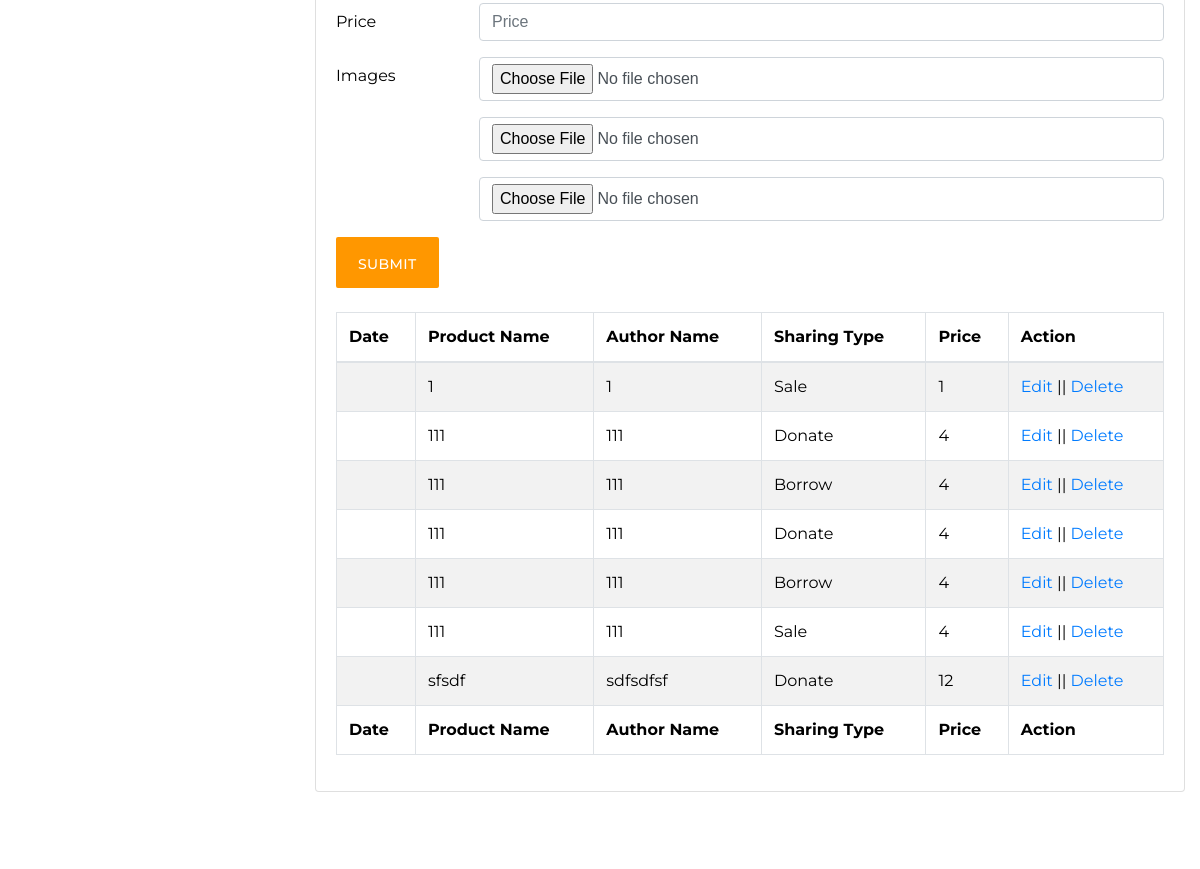
The app's page /productAdd.php (signed in, middle part), older data.
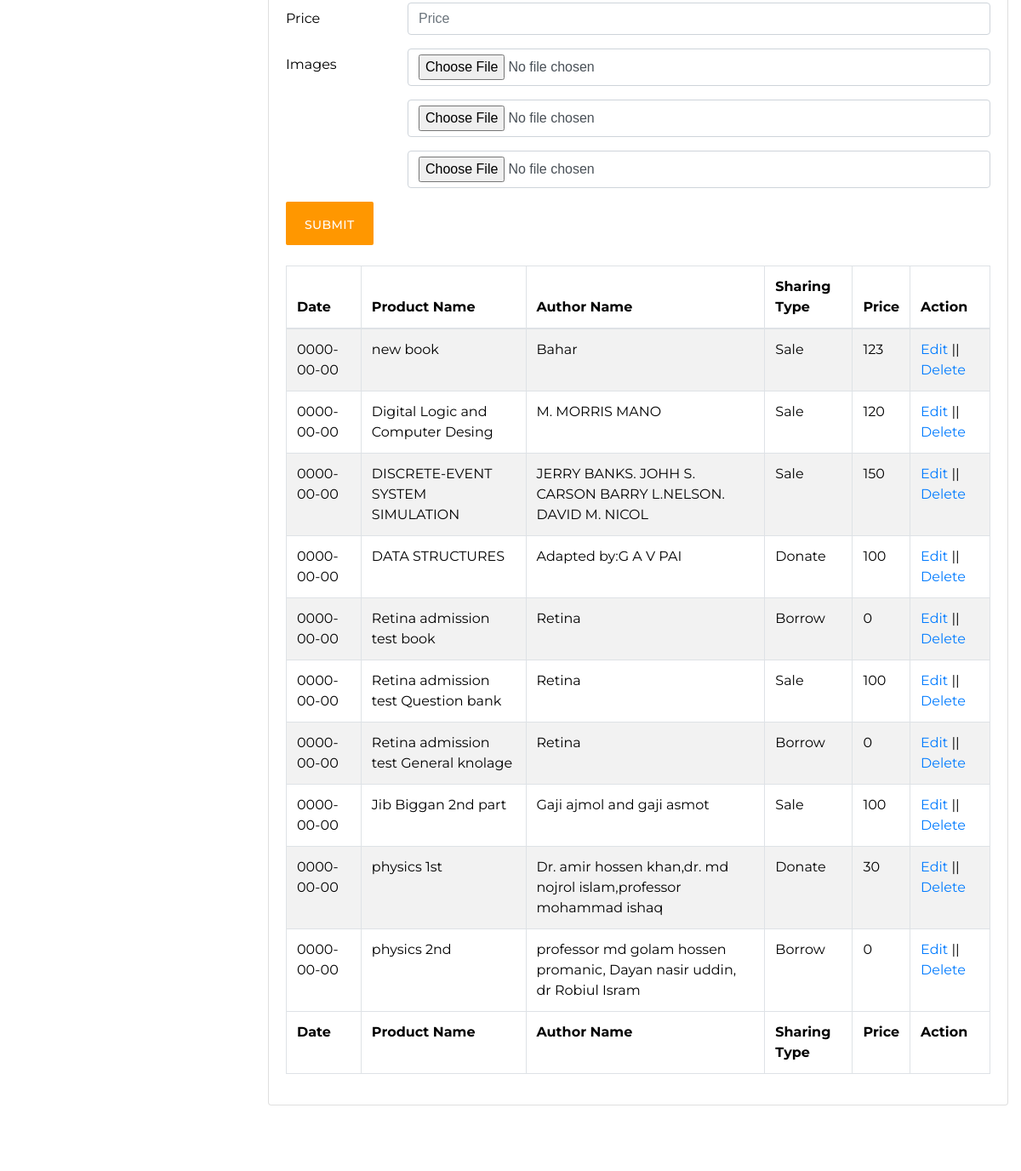
The same page, newer data.
### tables this page shows
CREATE TABLE IF NOT EXISTS `tbproductinfo` (
  `iAutoId` int(11) NOT NULL AUTO_INCREMENT,
  `vCategory` varchar(50) NOT NULL DEFAULT '0',
  `vSharingType` varchar(50) NOT NULL,
  `vProductName` varchar(150) DEFAULT NULL,
  `vAuthorName` varchar(150) DEFAULT NULL,
  `vDescription` varchar(550) DEFAULT NULL,
  `vUploadBy` varchar(150) DEFAULT NULL,
  `vPrice` double DEFAULT NULL,
  `vImage1` varchar(250) DEFAULT NULL,
  `vImage2` varchar(250) DEFAULT NULL,
  `vImage3` varchar(250) DEFAULT NULL,
  `status` varchar(50) DEFAULT 'active',
  `dDate` date NOT NULL,
  PRIMARY KEY (`iAutoId`)
);

### lib/Database.php (called while the page is built, shortened)
<?php
Class Database{
  public $host   = DB_HOST;
  public $pass   = DB_PASS;
  public $user   = DB_USER;
  public $dbname = DB_NAME;
  public $link;
  private function connectDB()
  {
    $this->link = new mysqli($this->host, $this->user, $this->pass, $this->dbname);
    mysqli_query($this->link,"SET CHARACTER SET utf8");
    mysqli_query($this->link,"SET SESSION collation_connection ='utf8_general_ci'");
  }
  public function select($query){
    $result = $this->link->query($query) or die($this->link->error.__LINE__);
    if($result->num_rows > 0){
      return $result;
    }
    else {
      return false;
    }
  }
}

### productAdd.php (the view, shortened to what this page needs)
<?php
	include 'inc/header.php';
?>
<?php
	include 'inc/dashboardSidebar.php';
?>
    <div class="col-xs-9 col-sm-9 col-md-9 col-lg-9">
        <div class="card">
            <div class="card-body">
              <div class="panel-body">
                <form class="form-horizontal" action="" method="POST" role="form" enctype="multipart/form-data">
                    <div class="form-group row">
                        <label class="col-sm-2 col-form-label">Price</label>
                        <div class="col-sm-10">
                            <input type="number" class="form-control" placeholder="Price" name="vPrice" required>
                        </div>
                    </div>
                    <div class="form-group row">
                        <label class="col-sm-2 col-form-label">Images</label>
                        <div class="col-sm-10">
                            <input type="file" class="form-control" name="image1" required>
                        </div>
                    </div>
                    <div class="form-group row">
                        <label class="col-sm-2 col-form-label"></label>
                        <div class="col-sm-10">
                            <input type="file" class="form-control" name="image2" required>
                        </div>
                    </div>
                    <div class="form-group row">
                        <label class="col-sm-2 col-form-label"></label>
                        <div class="col-sm-10">
                            <input type="file" class="form-control" name="image3" required>
                        </div>
                    </div>
                    <button type="submit" class="btn btn-primary">Submit</button>
                </form>
                <br>
                <table id="example" class="table table-striped table-bordered" style="width:100%">
                    <thead>
                        <tr>
                            <th>Date</th>
                            <th>Product Name</th>
                            <th>Author Name</th>
                            <th>Sharing Type</th>
                            <th>Price</th>
                            <th>Action</th>
                        </tr>
                    </thead>
                    <tbody>
                        <?php
                            $userId="%";
                        $query="select iAutoId,dDate,vProductName,vAuthorName,vSharingType,vPrice from tbProductinfo where vUploadBy like '$userId' ";
                        $selectData=$db->select($query);
                        if($selectData)
                        {
                            while($result=$selectData->fetch_assoc())
                            {
                        ?>
                            <tr>
                                <td><?php echo $result['dDate']; ?></td>
                                <td><?php echo $result['vProductName']; ?></td>
                                <td><?php echo $result['vAuthorName']; ?></td>
                                <td><?php echo $result['vSharingType']; ?></td>
                                <td><?php echo $result['vPrice']; ?></td>
                                <td><a href="productEdit.php?id=<?php echo $result['iAutoId'];?>">Edit</a> || <a onclick="return confirm('Are you sure to Delete! ');" href="productDelete.php?deleteid=<?php echo $result['iAutoId'];?>">Delete</a></td>
                            </tr>
                           <?php
                            }
                        }
                    ?>
                    </tbody>
                    <tfoot>
                        <tr>
                            <th>Date</th>
                            <th>Product Name</th>
                            <th>Author Name</th>
                            <th>Sharing Type</th>
                            <th>Price</th>
                            <th>Action</th>
                        </tr>
                    </tfoot>
                </table>
            </div>
        </div>
    </div>
<?php
	include 'inc/dashboardFooter.php';
	include 'inc/footer.php';
?>

Row changes from the older to the newer data that the page shows:
removed tbproductinfo: vProductName "1", vAuthorName "1", vSharingType "Sale", vPrice "1"
removed tbproductinfo: vProductName "111", vAuthorName "111", vSharingType "Donate", vPrice "4"
removed tbproductinfo: vProductName "111", vAuthorName "111", vSharingType "Borrow", vPrice "4"
removed tbproductinfo: vProductName "111", vAuthorName "111", vSharingType "Donate", vPrice "4"
removed tbproductinfo: vProductName "111", vAuthorName "111", vSharingType "Borrow", vPrice "4"
removed tbproductinfo: vProductName "111", vAuthorName "111", vSharingType "Sale", vPrice "4"
removed tbproductinfo: vProductName "sfsdf", vAuthorName "sdfsdfsf", vSharingType "Donate", vPrice "12"
added tbproductinfo: dDate "0000-00-00", vProductName "new book", vAuthorName "Bahar", vSharingType "Sale", vPrice "123"
added tbproductinfo: dDate "0000-00-00", vProductName "Digital Logic and Computer Desing", vAuthorName "M. MORRIS MANO", vSharingType "Sale", vPrice "120"
added tbproductinfo: dDate "0000-00-00", vProductName "DISCRETE-EVENT SYSTEM SIMULATION", vAuthorName "JERRY BANKS. JOHH S. CARSON BARRY L.NELSON. DAVID M. NICOL", vSharingType "Sale", vPrice "150"
added tbproductinfo: dDate "0000-00-00", vProductName "DATA STRUCTURES", vAuthorName "Adapted by:G A V PAI", vSharingType "Donate", vPrice "100"
added tbproductinfo: dDate "0000-00-00", vProductName "Retina admission test book", vAuthorName "Retina", vSharingType "Borrow", vPrice "0"
added tbproductinfo: dDate "0000-00-00", vProductName "Retina admission test Question bank", vAuthorName "Retina", vSharingType "Sale", vPrice "100"
added tbproductinfo: dDate "0000-00-00", vProductName "Retina admission test General knolage", vAuthorName "Retina", vSharingType "Borrow", vPrice "0"
added tbproductinfo: dDate "0000-00-00", vProductName "Jib Biggan 2nd part", vAuthorName "Gaji ajmol and gaji asmot", vSharingType "Sale", vPrice "100"
added tbproductinfo: dDate "0000-00-00", vProductName "physics 1st", vAuthorName "Dr. amir hossen khan,dr. md nojrol islam,professor mohammad ishaq", vSharingType "Donate", vPrice "30"
added tbproductinfo: dDate "0000-00-00", vProductName "physics 2nd", vAuthorName "professor md golam hossen promanic, Dayan nasir uddin, dr Robiul Isram", vSharingType "Borrow", vPrice "0"
